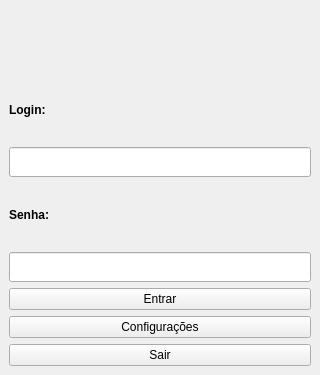
<?xml version="1.0" encoding="UTF-8"?>
<ui version="4.0">
 <class>MainWindow</class>
 <widget class="QMainWindow" name="MainWindow">
  <property name="geometry">
   <rect>
    <x>0</x>
    <y>0</y>
    <width>320</width>
    <height>375</height>
   </rect>
  </property>
  <property name="minimumSize">
   <size>
    <width>320</width>
    <height>350</height>
   </size>
  </property>
  <property name="maximumSize">
   <size>
    <width>320</width>
    <height>375</height>
   </size>
  </property>
  <property name="windowTitle">
   <string>Projeto Chaves</string>
  </property>
  <property name="windowIcon">
   <iconset resource="logo.qrc">
    <normaloff>:/icon/ufpel.png</normaloff>
    <normalon>:/icon/ufpel.png</normalon>
    <selectedon>:/icon/ufpel.png</selectedon>:/icon/ufpel.png</iconset>
  </property>
  <property name="documentMode">
   <bool>true</bool>
  </property>
  <widget class="QWidget" name="centralwidget">
   <layout class="QVBoxLayout" name="verticalLayout">
    <item>
     <widget class="QLabel" name="label_3">
      <property name="text">
       <string>&lt;html&gt;&lt;head/&gt;&lt;body&gt;&lt;p&gt;&lt;img src=&quot;:/logo/logo_ufpel.png&quot;/&gt;&lt;/p&gt;&lt;/body&gt;&lt;/html&gt;</string>
      </property>
     </widget>
    </item>
    <item>
     <widget class="QLabel" name="label">
      <property name="font">
       <font>
        <weight>75</weight>
        <bold>true</bold>
       </font>
      </property>
      <property name="text">
       <string>Login:</string>
      </property>
     </widget>
    </item>
    <item>
     <widget class="QLineEdit" name="edit_nome">
      <property name="minimumSize">
       <size>
        <width>0</width>
        <height>30</height>
       </size>
      </property>
      <property name="maximumSize">
       <size>
        <width>16777215</width>
        <height>30</height>
       </size>
      </property>
     </widget>
    </item>
    <item>
     <widget class="QLabel" name="label_2">
      <property name="font">
       <font>
        <weight>75</weight>
        <bold>true</bold>
       </font>
      </property>
      <property name="text">
       <string>Senha:</string>
      </property>
     </widget>
    </item>
    <item>
     <widget class="QLineEdit" name="edit_senha">
      <property name="minimumSize">
       <size>
        <width>0</width>
        <height>30</height>
       </size>
      </property>
      <property name="maximumSize">
       <size>
        <width>16777215</width>
        <height>30</height>
       </size>
      </property>
      <property name="inputMethodHints">
       <set>Qt::ImhHiddenText|Qt::ImhNoAutoUppercase|Qt::ImhNoPredictiveText</set>
      </property>
      <property name="echoMode">
       <enum>QLineEdit::Password</enum>
      </property>
     </widget>
    </item>
    <item>
     <widget class="QPushButton" name="but_ok">
      <property name="text">
       <string>Entrar</string>
      </property>
     </widget>
    </item>
    <item>
     <widget class="QPushButton" name="pushButton">
      <property name="text">
       <string>Configurações</string>
      </property>
     </widget>
    </item>
    <item>
     <widget class="QPushButton" name="but_sair">
      <property name="text">
       <string>Sair</string>
      </property>
     </widget>
    </item>
   </layout>
  </widget>
 </widget>
 <resources>
  <include location="logo.qrc"/>
 </resources>
 <connections/>
</ui>
